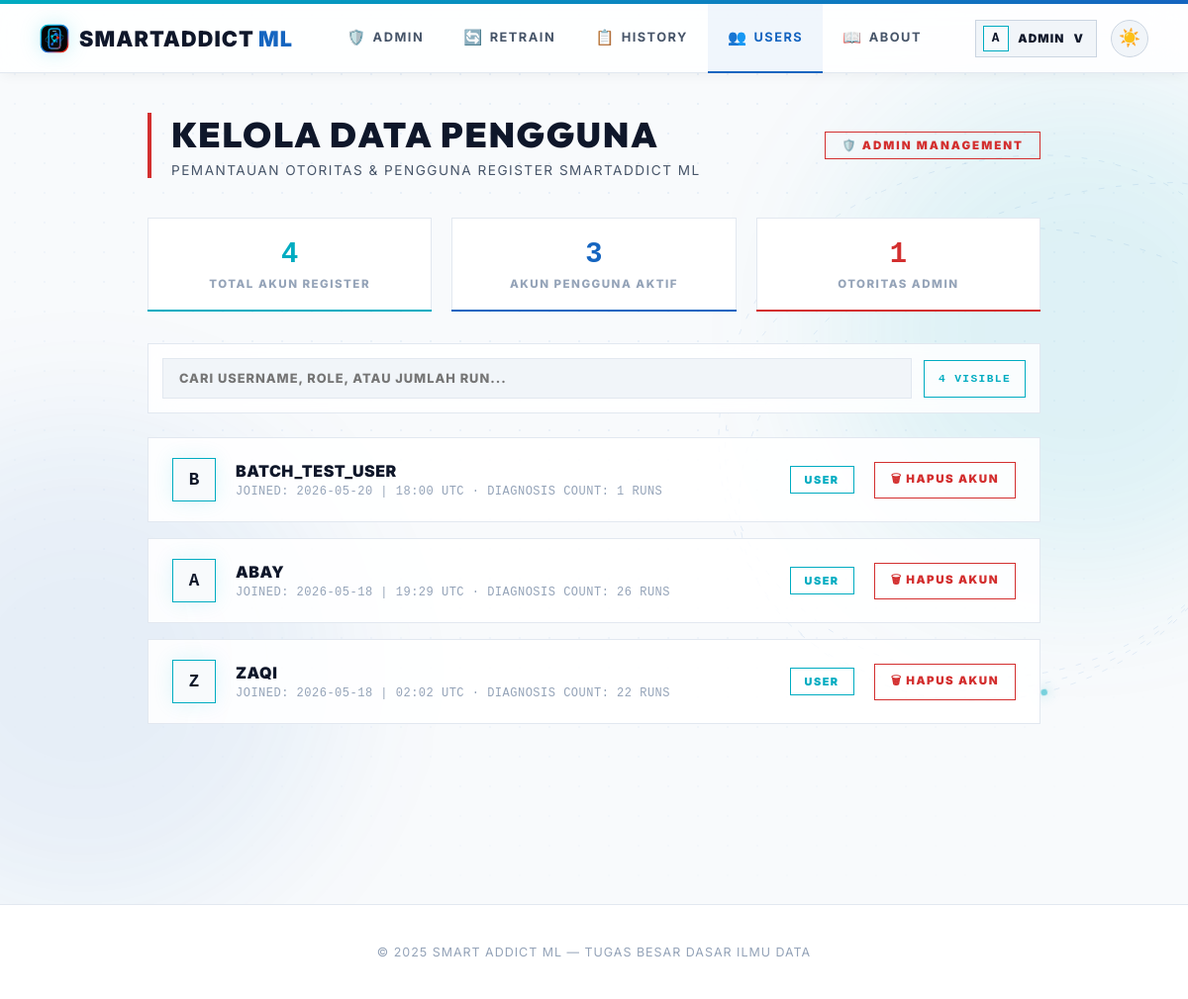
/admin/users (signed in), run on an earlier commit of the app's database.
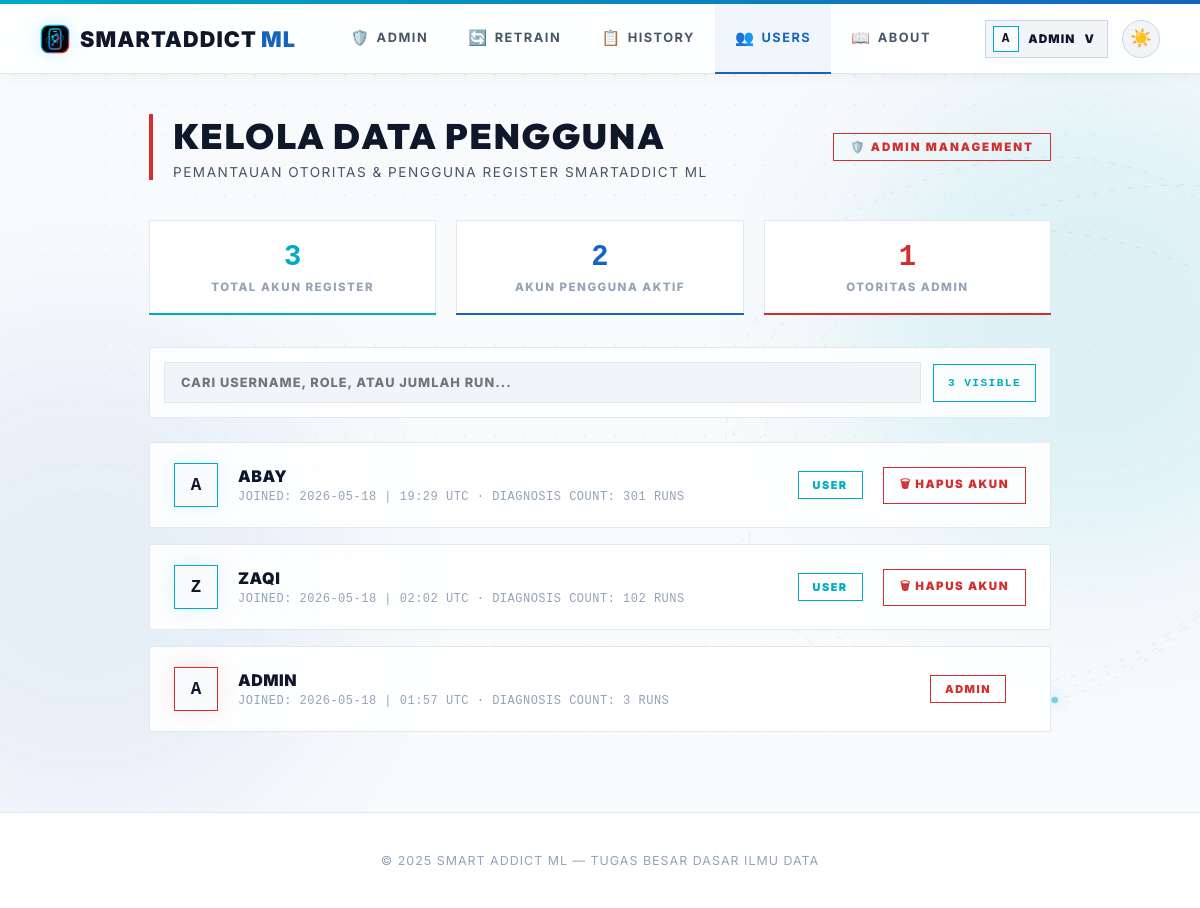
And on a later commit of the database.
### smartaddict/models/user.py (models this page shows, shortened)
class User(UserMixin, db.Model):
    id = db.Column(db.Integer, primary_key=True)
    username = db.Column(db.String(80), unique=True, nullable=False)
    password_hash = db.Column(db.String(200), nullable=False)
    role = db.Column(db.String(10), default="user")
    created_at = db.Column(db.DateTime, default=datetime.utcnow)
    predictions = db.relationship("Prediction", backref="user", lazy=True)
    @property
    def is_admin(self):
        return self.role == "admin"

### smartaddict/routes/admin_routes.py (the view)
@admin_bp.route("/admin/users", endpoint='admin_users')
@admin_required
def admin_users():
    users = User.query.order_by(User.created_at.desc()).all()
    return render_template("admin/manage_users.html", users=users, active_page='admin_users')

### app.py (called while the page is built)
@app.after_request
def add_no_cache(response):
    response.headers['Cache-Control'] = 'no-store, no-cache, must-revalidate, max-age=0'
    response.headers['Pragma'] = 'no-cache'
    response.headers['Expires'] = '0'
    return response

@login_manager.user_loader
def load_user(user_id):
    try:
        return User.query.get(int(user_id))
    except Exception:
        return None

### smartaddict/routes/admin_routes.py (called while the page is built)
def admin_required(view_func):
    @wraps(view_func)
    @login_required
    def wrapped(*args, **kwargs):
        if not current_user.is_admin:
            return redirect(url_for('user.dashboard'))
        return view_func(*args, **kwargs)
    return wrapped

### templates/admin/manage_users.html (shortened to what this page needs)
{% extends "base.html" %}
{% block content %}
<main class="content">
    <div class="page-header">
        <div class="header-text">
            <h1>KELOLA DATA PENGGUNA</h1>
            <p>PEMANTAUAN OTORITAS & PENGGUNA REGISTER SMARTADDICT ML</p>
        </div>
        <span class="admin-badge">🛡️ ADMIN MANAGEMENT</span>
    </div>
    <div class="stats-row">
        <div class="mini-stat">
            <div class="num" style="color:var(--m-blue-light)">{{ users|length }}</div>
            <div class="lbl">TOTAL AKUN REGISTER</div>
        </div>
        <div class="mini-stat">
            <div class="num" style="color:var(--m-blue-dark)">{{ users|selectattr('role','equalto','user')|list|length }}</div>
            <div class="lbl">AKUN PENGGUNA AKTIF</div>
        </div>
        <div class="mini-stat">
            <div class="num" style="color:var(--m-red)">{{ users|selectattr('role','equalto','admin')|list|length }}</div>
            <div class="lbl">OTORITAS ADMIN</div>
        </div>
    </div>
    <div class="user-filter">
        <input id="userSearch" type="text" placeholder="CARI USERNAME, ROLE, ATAU JUMLAH RUN..." oninput="filterUsers()">
        <div class="user-filter-count"><span id="userVisibleCount">{{ users|length }}</span> Visible</div>
    </div>
    <div class="users-grid">
        {% for user in users %}
        <div class="user-card {% if user.is_admin %}admin-card{% endif %}" data-user="{{ user.username }} {{ user.role }} {{ user.predictions|length }} runs">
            <div class="user-avatar">{{ user.username[0]|upper }}</div>
            <div class="user-info">
                <div class="user-name">{{ user.username }}</div>
                <div class="user-meta">JOINED: {{ user.created_at.strftime('%Y-%m-%d | %H:%M UTC') }} · DIAGNOSIS COUNT: {{ user.predictions|length }} RUNS</div>
            </div>
            <div>
                <span class="role-badge {% if user.is_admin %}role-admin{% else %}role-user{% endif %}">{{ user.role | upper }}</span>
            </div>
            <div>
                {% if not user.is_admin %}
                <form method="post" action="{{ url_for('admin.admin_delete_user', user_id=user.id) }}" onsubmit="return confirm('APAKAH ANDA YAKIN INGIN MENGHAPUS AKUN USER {{ user.username | upper }}?')">
                    <button type="submit" class="del-btn">🗑 HAPUS AKUN</button>
                </form>
                {% endif %}
            </div>
        </div>
        {% endfor %}
    </div>
</main>
{% endblock %}

### templates/base.html (shortened to what this page needs)
<!doctype html>
<html lang="id" data-theme="light">
<head>
</head>
<body>
    <div class="navbar-wrap">
        <nav class="navbar">
            <a href="{{ url_for('user.dashboard') }}" class="logo" style="text-decoration:none">
                <img class="logo-mark" src="{{ url_for('static', filename='img/smartaddict-logo.svg') }}" alt="" aria-hidden="true">
                <span>SmartAddict<span style="color:var(--m-blue-dark); font-weight: 900; margin-left: 4px;">ML</span></span>
            </a>
            <div class="nav-center">
                {% if current_user.is_authenticated and current_user.is_admin %}
                <a href="{{ url_for('admin.admin_dashboard') }}" {% if active_page == 'admin_dashboard' %}class="active"{% endif %}><span class="nav-icon">🛡️</span>Admin</a>
                <a href="{{ url_for('admin.admin_retrain_page') }}" {% if active_page == 'admin_retrain' %}class="active"{% endif %}><span class="nav-icon">🔄</span>Retrain</a>
                <a href="{{ url_for('admin.admin_history') }}" {% if active_page == 'admin_history' %}class="active"{% endif %}><span class="nav-icon">📋</span>History</a>
                <a href="{{ url_for('admin.admin_users') }}" {% if active_page == 'admin_users' %}class="active"{% endif %}><span class="nav-icon">👥</span>Users</a>
                <a href="{{ url_for('user.about') }}" {% if active_page == 'about' %}class="active"{% endif %}><span class="nav-icon">📖</span>About</a>
                {% else %}
                <a href="{{ url_for('user.dashboard') }}" {% if active_page == 'dashboard' %}class="active"{% endif %}><span class="nav-icon">📊</span>Dashboard</a>
                <a href="{{ url_for('user.about') }}" {% if active_page == 'about' %}class="active"{% endif %}><span class="nav-icon">📖</span>About</a>
                {% endif %}
            </div>
            <div class="nav-actions">
                {% if current_user.is_authenticated %}
                <div class="profile-menu" id="profileMenu">
                    <button type="button" class="profile-chip {% if active_page == 'profile' %}active{% endif %}" onclick="toggleProfileMenu(event)" aria-expanded="false" aria-controls="profileDropdown">
                        <span class="profile-chip-avatar">{{ current_user.username[0]|upper }}</span>
                        <span class="profile-chip-name">{{ current_user.username }}</span>
                        <span aria-hidden="true">v</span>
                    </button>
                </div>
                {% else %}
                <a href="{{ url_for('auth.login') }}" class="btn-nav-login">Login</a>
                {% endif %}
                <button class="theme-toggle" id="themeToggle" onclick="toggleTheme()" title="Toggle tema">
                    <span id="themeIcon">🌙</span>
                </button>
            </div>
        </nav>
    </div>
    <div class="nav-spacer"></div>
    <div class="sa-bg-stage" aria-hidden="true">
        <div class="sa-bg-glow sa-bg-glow-a"></div>
    </div>
    {% block content %}{% endblock %}
    {% block footer %}
    <footer class="footer">
        <p>© 2025 Smart Addict ML — Tugas Besar Dasar Ilmu Data</p>
    </footer>
    {% endblock %}
</body>
</html>

What changed in the data, as far as the page shows it:
removed User: username "B", username "BATCH_TEST_USER", created_at "2026-05-20 | 18:00 UTC", predictions|length "1", role "USER"
now on one of the page's lists (row unchanged): User: username "A", username "ADMIN", created_at "2026-05-18 | 01:57 UTC", role "ADMIN"
computed for User "ABAY": predictions|length "26" → "301"
computed for User "ZAQI": predictions|length "22" → "102"
Also different on the page:
{{ users|length }}: "4" → "3"
{{ users|selectattr('role','equalto','user')|list|length }}: "3" → "2"
